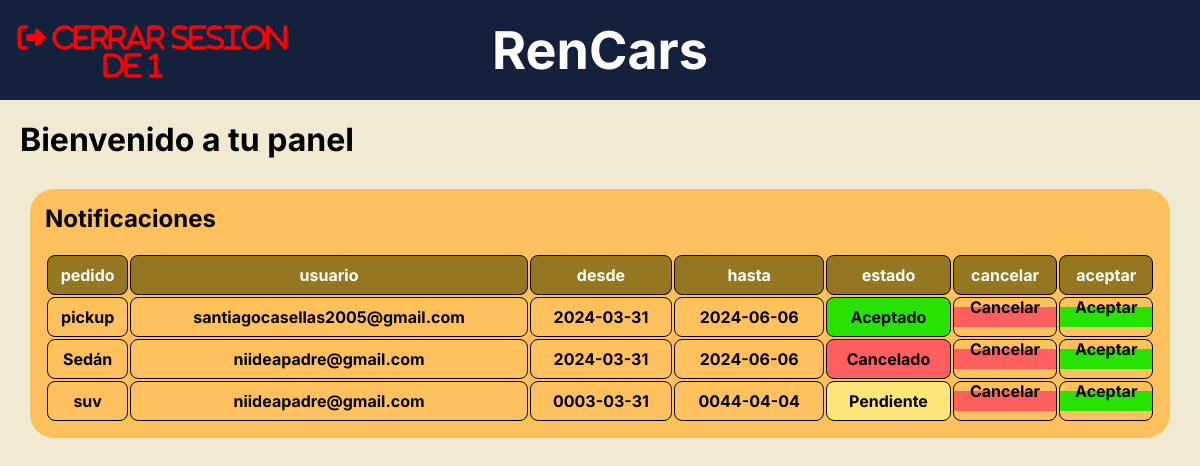
/panel.php (signed in), run on the app's committed database.
### tables this page shows
CREATE TABLE `rentas` (
  `idRenta` int(50) NOT NULL,
  `idUsuario` varchar(50) NOT NULL,
  `auto` varchar(50) NOT NULL,
  `desde` varchar(50) NOT NULL,
  `hasta` varchar(50) NOT NULL,
  `estado` varchar(50) NOT NULL
);

### panel.php (the view, shortened to what this page needs)
<?php
    require 'conexion.php';
?>
<!DOCTYPE html>
<html lang="es">
<head>
    <link rel="stylesheet" href="https://cdnjs.cloudflare.com/ajax/libs/font-awesome/6.5.2/css/all.min.css" />
    <link rel="stylesheet" href="./styleGeneral.css">
</head>
<body>
    <header>
        <h1>RenCars</h1>
        <div class="logout"><a href="logout.php"><i class="fa-solid fa-right-from-bracket"> Cerrar sesion         de <?php echo $_SESSION['idUsuario']?></i></a></div>
    </header>
    <div class="container">
        <h2 class="titulo">Bienvenido a tu panel</h2>
        <div class="generar">
            <h2>Notificaciones</h2><br>
            <form action="panel.php" method="get">
                <table border=1>
                    <tr>
                        <th class="hTable">pedido</th>
                        <th class="hTable">usuario</th>
                        <th class="hTable">desde</th>
                        <th class="hTable">hasta</th>
                        <th class="hTable">estado</th>
                        <th class="hTable">cancelar</th>
                        <th class="hTable">aceptar</th>
                    </tr>
                    <?php
                        $consulta=$conexion->prepare("SELECT * FROM `rentas`");
                        $consulta->execute();
                        $datos=$consulta->fetchALL(PDO::FETCH_ASSOC);
                        foreach ($datos as $db) {
                            echo "<tr>
                                <th>".$db['auto']."</th>
                                <th>".$db['idUsuario']."</th>
                                <th>".$db['desde']."</th>
                                <th>".$db['hasta']."</th>
                                <th class='".$db['estado']."'> ".$db['estado']."</th>
                                <th><a class='Cancelado' href='panel.php?op=Cancelar&idRenta=".$db['idRenta']."'><p>Cancelar</p></a></th>
                                <th><a class='Aceptado' href='panel.php?op=Aceptar&idRenta=".$db['idRenta']."'><p>Aceptar</p></a></th>
                                </tr>";
                        }
                    ?>
                </table>
            </form>
        </div>
    </div>
</body>
</html>

### styleGeneral.css (style rules this page uses)
:root { --color-black: #000000; --color-black-blue: #14213d; --color-yellow: #ffc15e; --color-gray: #e5e5e5; --color-white: #ffffff; --bgColor: #f0ead2; }
* { margin: 0; padding: 0; box-sizing: border-box; }
a { text-decoration: none; }
body { font-family: "Inter", sans-serif; height: 100vh; background-color: var(--bgColor); }
header { width: 100%; height: 100px; background-color: var(--color-black-blue); color: var(--color-white); position: relative; }
header h1 { position: absolute; left: 50%; top: 50%; transform: translate(-50%, -50%); font-size: 3.25rem; }
.container { position: relative; }
.logout { position: relative; height: 100%; }
.logout i { position: absolute; width: 100px; top: 35%; transform: translateY(-35%); left: 55px; transform: scale(1.75); color: red; }
.titulo { margin: 20px; font-size: 2rem; }
.generar { background-color: var(--color-yellow); padding: 15px; margin: 30px; border-radius: 1.5rem; }

### panel.php (style rules this page uses)
table { width: 100%; }
tr { height: 40px; }
a { display: block; text-align: center; height: 100%; color: black; }
a p { position: relative; display: block; top: 50%; transform: translateY(-50%); }
.Cancelado { background-color: #ff5f5f; }
.Pendiente { background-color: #ffe676; }
.Aceptado { background-color: #26e400; }
.hTable { background-color: #5e5000a6; color: white; }
table { border: none; border-radius: 10px; }
th { border-radius: 8px; border: solid black 1px; }

### data on the page
rentas: auto "pickup", idUsuario "santiagocasellas2005@gmail.com", desde "2024-03-31", hasta "2024-06-06", estado "Aceptado"
rentas: auto "Sedán", idUsuario "niideapadre@gmail.com", desde "2024-03-31", hasta "2024-06-06", estado "Cancelado"
rentas: auto "suv", idUsuario "niideapadre@gmail.com", desde "0003-03-31", hasta "0044-04-04", estado "Pendiente"

### other printed values
$_SESSION['idUsuario'] "1"
